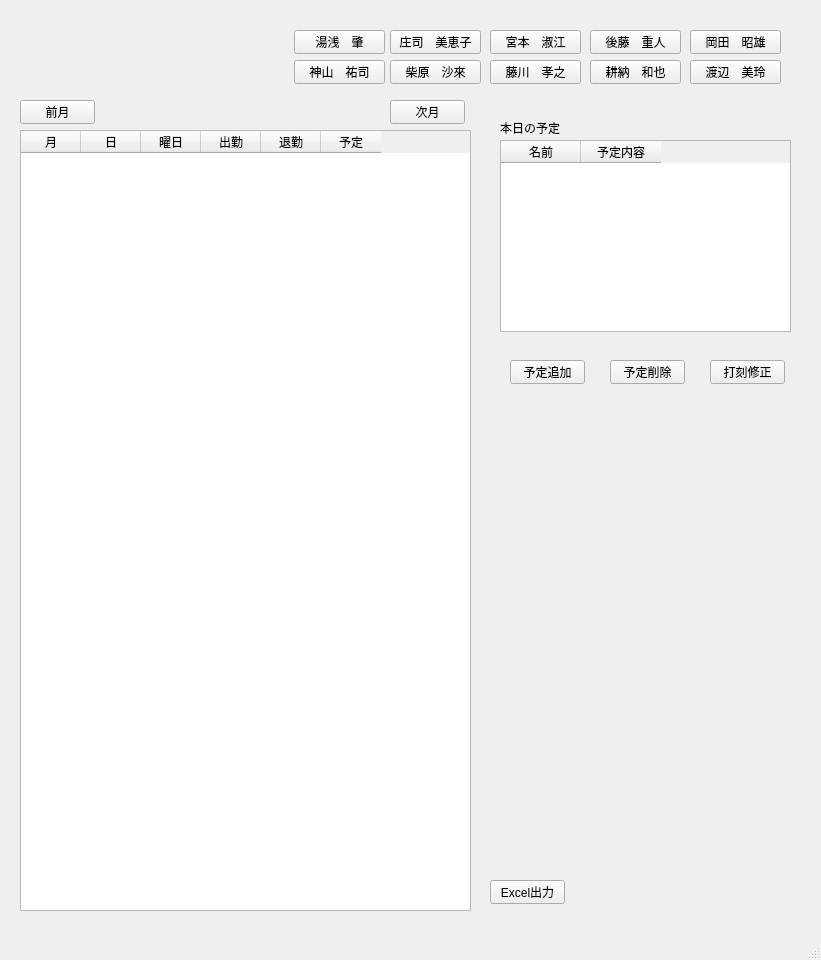
<?xml version="1.0" encoding="UTF-8"?>
<ui version="4.0">
 <class>MainWindow</class>
 <widget class="QMainWindow" name="MainWindow">
  <property name="geometry">
   <rect>
    <x>0</x>
    <y>0</y>
    <width>821</width>
    <height>960</height>
   </rect>
  </property>
  <property name="windowTitle">
   <string>MainWindow</string>
  </property>
  <widget class="QWidget" name="centralwidget">
   <widget class="QLabel" name="labelTime">
    <property name="geometry">
     <rect>
      <x>70</x>
      <y>30</y>
      <width>141</width>
      <height>21</height>
     </rect>
    </property>
    <property name="text">
     <string/>
    </property>
   </widget>
   <widget class="QPushButton" name="name1">
    <property name="geometry">
     <rect>
      <x>294</x>
      <y>30</y>
      <width>91</width>
      <height>24</height>
     </rect>
    </property>
    <property name="text">
     <string>湯浅　肇</string>
    </property>
   </widget>
   <widget class="QPushButton" name="name2">
    <property name="geometry">
     <rect>
      <x>390</x>
      <y>30</y>
      <width>91</width>
      <height>24</height>
     </rect>
    </property>
    <property name="text">
     <string>庄司　美恵子</string>
    </property>
   </widget>
   <widget class="QPushButton" name="name3">
    <property name="geometry">
     <rect>
      <x>490</x>
      <y>30</y>
      <width>91</width>
      <height>24</height>
     </rect>
    </property>
    <property name="text">
     <string>宮本　淑江</string>
    </property>
   </widget>
   <widget class="QPushButton" name="name4">
    <property name="geometry">
     <rect>
      <x>590</x>
      <y>30</y>
      <width>91</width>
      <height>24</height>
     </rect>
    </property>
    <property name="text">
     <string>後藤　重人</string>
    </property>
   </widget>
   <widget class="QPushButton" name="name5">
    <property name="geometry">
     <rect>
      <x>690</x>
      <y>30</y>
      <width>91</width>
      <height>24</height>
     </rect>
    </property>
    <property name="text">
     <string>岡田　昭雄</string>
    </property>
   </widget>
   <widget class="QPushButton" name="name6">
    <property name="geometry">
     <rect>
      <x>294</x>
      <y>60</y>
      <width>91</width>
      <height>24</height>
     </rect>
    </property>
    <property name="text">
     <string>神山　祐司</string>
    </property>
   </widget>
   <widget class="QPushButton" name="name7">
    <property name="geometry">
     <rect>
      <x>390</x>
      <y>60</y>
      <width>91</width>
      <height>24</height>
     </rect>
    </property>
    <property name="text">
     <string>柴原　沙來</string>
    </property>
   </widget>
   <widget class="QPushButton" name="name8">
    <property name="geometry">
     <rect>
      <x>490</x>
      <y>60</y>
      <width>91</width>
      <height>24</height>
     </rect>
    </property>
    <property name="text">
     <string>藤川　孝之</string>
    </property>
   </widget>
   <widget class="QPushButton" name="name9">
    <property name="geometry">
     <rect>
      <x>590</x>
      <y>60</y>
      <width>91</width>
      <height>24</height>
     </rect>
    </property>
    <property name="text">
     <string>耕納　和也</string>
    </property>
   </widget>
   <widget class="QPushButton" name="name10">
    <property name="geometry">
     <rect>
      <x>690</x>
      <y>60</y>
      <width>91</width>
      <height>24</height>
     </rect>
    </property>
    <property name="text">
     <string>渡辺　美玲</string>
    </property>
   </widget>
   <widget class="QTableWidget" name="TimeCardTable">
    <property name="geometry">
     <rect>
      <x>20</x>
      <y>130</y>
      <width>451</width>
      <height>781</height>
     </rect>
    </property>
    <attribute name="horizontalHeaderDefaultSectionSize">
     <number>60</number>
    </attribute>
    <attribute name="verticalHeaderDefaultSectionSize">
     <number>24</number>
    </attribute>
    <column>
     <property name="text">
      <string>月</string>
     </property>
    </column>
    <column>
     <property name="text">
      <string>日</string>
     </property>
    </column>
    <column>
     <property name="text">
      <string>曜日</string>
     </property>
    </column>
    <column>
     <property name="text">
      <string>出勤</string>
     </property>
    </column>
    <column>
     <property name="text">
      <string>退勤</string>
     </property>
    </column>
    <column>
     <property name="text">
      <string>予定</string>
     </property>
    </column>
   </widget>
   <widget class="QPushButton" name="btnAddPlan">
    <property name="geometry">
     <rect>
      <x>510</x>
      <y>360</y>
      <width>75</width>
      <height>24</height>
     </rect>
    </property>
    <property name="text">
     <string>予定追加</string>
    </property>
   </widget>
   <widget class="QTableWidget" name="TableTodayPlan">
    <property name="geometry">
     <rect>
      <x>500</x>
      <y>140</y>
      <width>291</width>
      <height>192</height>
     </rect>
    </property>
    <attribute name="horizontalHeaderVisible">
     <bool>true</bool>
    </attribute>
    <attribute name="horizontalHeaderDefaultSectionSize">
     <number>80</number>
    </attribute>
    <column>
     <property name="text">
      <string>名前</string>
     </property>
    </column>
    <column>
     <property name="text">
      <string>予定内容</string>
     </property>
    </column>
   </widget>
   <widget class="QLabel" name="label">
    <property name="geometry">
     <rect>
      <x>500</x>
      <y>120</y>
      <width>71</width>
      <height>16</height>
     </rect>
    </property>
    <property name="text">
     <string>本日の予定</string>
    </property>
   </widget>
   <widget class="QPushButton" name="btnDeletePlan">
    <property name="geometry">
     <rect>
      <x>610</x>
      <y>360</y>
      <width>75</width>
      <height>24</height>
     </rect>
    </property>
    <property name="text">
     <string>予定削除</string>
    </property>
   </widget>
   <widget class="QLabel" name="labelName">
    <property name="geometry">
     <rect>
      <x>20</x>
      <y>70</y>
      <width>101</width>
      <height>16</height>
     </rect>
    </property>
    <property name="text">
     <string/>
    </property>
   </widget>
   <widget class="QPushButton" name="btnEditRecord">
    <property name="geometry">
     <rect>
      <x>710</x>
      <y>360</y>
      <width>75</width>
      <height>24</height>
     </rect>
    </property>
    <property name="text">
     <string>打刻修正</string>
    </property>
   </widget>
   <widget class="QPushButton" name="btnPrevMonth">
    <property name="geometry">
     <rect>
      <x>20</x>
      <y>100</y>
      <width>75</width>
      <height>24</height>
     </rect>
    </property>
    <property name="text">
     <string>前月</string>
    </property>
   </widget>
   <widget class="QPushButton" name="btnNextMonth">
    <property name="geometry">
     <rect>
      <x>390</x>
      <y>100</y>
      <width>75</width>
      <height>24</height>
     </rect>
    </property>
    <property name="text">
     <string>次月</string>
    </property>
   </widget>
   <widget class="QLabel" name="labelMonth">
    <property name="geometry">
     <rect>
      <x>200</x>
      <y>100</y>
      <width>71</width>
      <height>16</height>
     </rect>
    </property>
    <property name="text">
     <string/>
    </property>
   </widget>
   <widget class="QPushButton" name="btnExportReport">
    <property name="geometry">
     <rect>
      <x>490</x>
      <y>880</y>
      <width>75</width>
      <height>24</height>
     </rect>
    </property>
    <property name="text">
     <string>Excel出力</string>
    </property>
   </widget>
  </widget>
  <widget class="QMenuBar" name="menubar">
   <property name="geometry">
    <rect>
     <x>0</x>
     <y>0</y>
     <width>821</width>
     <height>22</height>
    </rect>
   </property>
  </widget>
  <widget class="QStatusBar" name="statusbar"/>
 </widget>
 <resources/>
 <connections/>
</ui>
